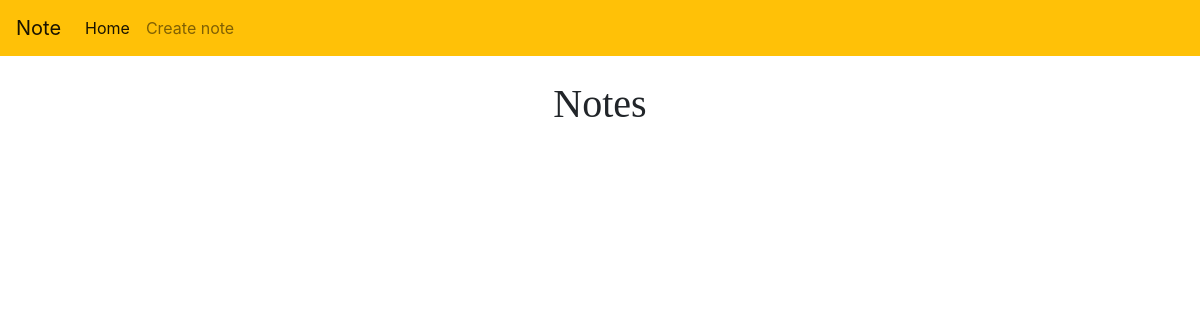
Before: / with the older database file.
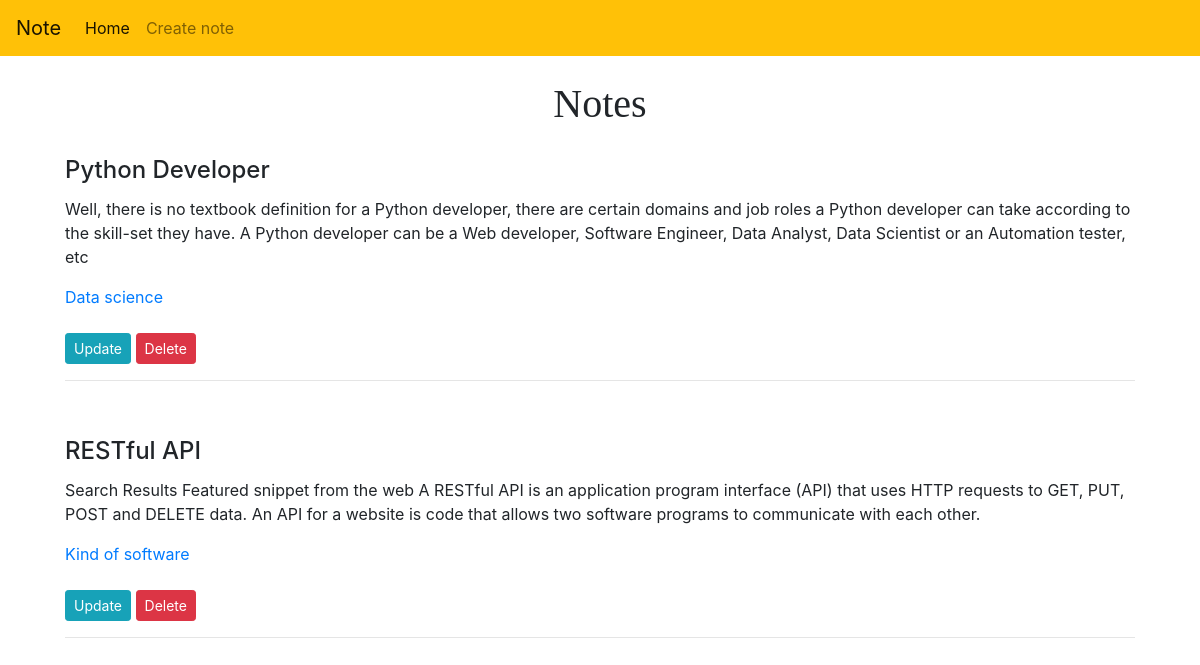
After: the same page with the newer database file.
### note_app/models.py (models this page shows, shortened)
class Note(models.Model):
    title = models.CharField(max_length=100)
    description = models.TextField()
    genre = models.CharField(max_length=30)

### note_app/views.py (the view)
# urls.py: path('', views.index, name='index'),
def index(request):
    notes = Note.objects.all()
    context = {
        'notes': notes
    }
    return render(request, 'index.html', context)

### note_app/templates/index.html
{% extends "base.html" %}
{% block page_content %}
<br>
<h1 style="text-align:center;font-family:Marker Felt">Notes</h1>
<div class="column" class="center">
{% for note in notes %}
    <div>
            <div class="card-body">
            <tr>
               <td> <h4 class="card-title">{{ note.title }}</h4></td>
              <td>  <p class="card-text">{{ note.description }}</p></td>
               <td> <a href="">{{ note.genre }}</a></td>
               <br>
               <br>
               <td><a class="btn btn-sm btn-info" href="{% url 'notes:update_note' note.id %}">Update</a></td>
						<td><a class="btn btn-sm btn-danger" href="{% url 'notes:delete_note' note.id %}">Delete</a></td>
                <hr>
            </tr>
        </div>
    </div>
    {% endfor %}
</div>
{% endblock %}

### templates/base.html (shortened to what this page needs)
<link rel="stylesheet" href="https://stackpath.bootstrapcdn.com/bootstrap/4.1.3/css/bootstrap.min.css">
<nav class="navbar navbar-expand-lg navbar-light bg-warning" >
  <a class="navbar-brand" href="#">Note</a>
  <div class="collapse navbar-collapse" id="navbarSupportedContent">
    <ul class="navbar-nav mr-auto">
      <li class="nav-item active">
        <a class="nav-link" href="{% url 'notes:index' %}">Home <span class="sr-only">(current)</span></a>
      </li>
      <li class="nav-item">
        <a class="nav-link" href="{% url 'notes:add_note' %}">Create note</a>
      </li>
    </ul>
  </div>
</nav>
<main class="container">
        {% block page_content %}
        {% endblock %}
    </main>

Changed rows visible on the page:
added Note: title "Python Developer", description "Well, there is no textbook definition for a Python developer, there are certain domains and job roles a Python developer can take according to the skill-set they have. A Python developer can be a Web developer, Software Engineer, Data Analyst, Data Scientist or an Automation tester, etc", genre "Data science"
added Note: title "RESTful API", description "Search Results Featured snippet from the web A RESTful API is an application program interface (API) that uses HTTP requests to GET, PUT, POST and DELETE data. An API for a website is code that allows two software programs to communicate with each other.", genre "Kind of software"
